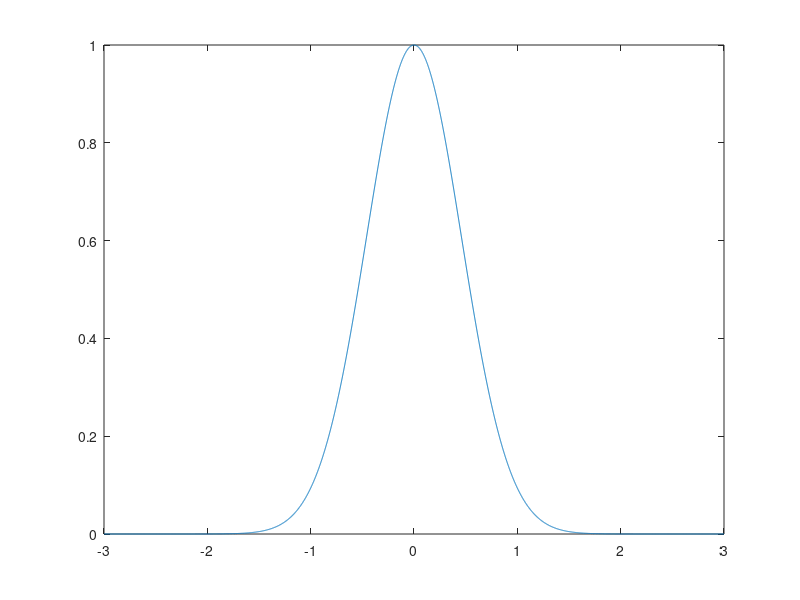
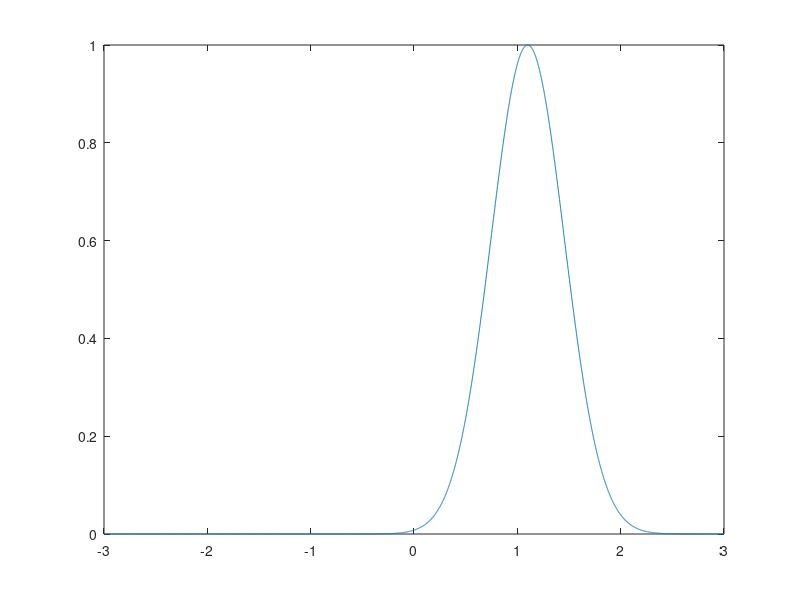
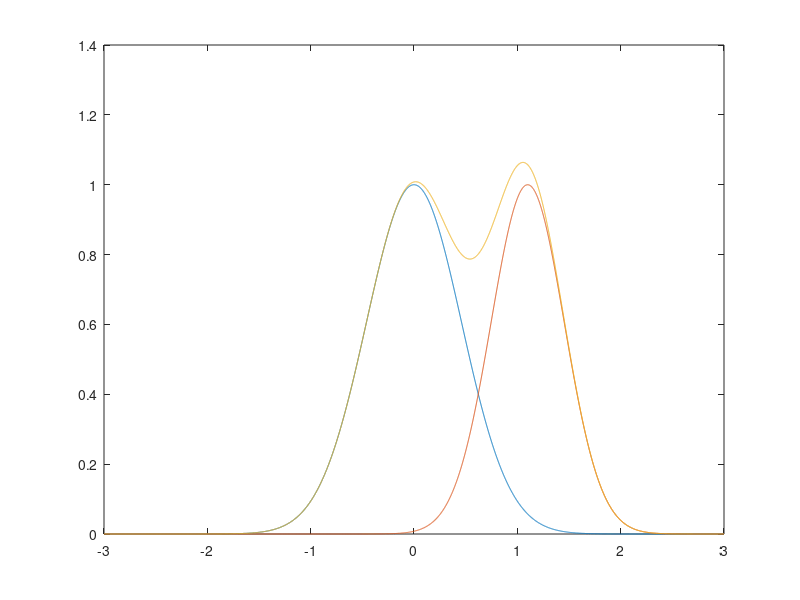

Source code (MATLAB) for these figures, in order:
function try_maxwell_sum

u=[-3:0.001:3];

figure(1)
f_1=fM(u,1,.4229,0);
plot(u,f_1);

figure(2)
f_2=fM(u,1,0.25,1.1);
plot(u,f_2)

figure(3)
plot(u,f_1,u,f_2,u,f_1+f_2);

function y=fM(u,n,T,ubar)

y = n*exp(-(u-ubar).^2/T);